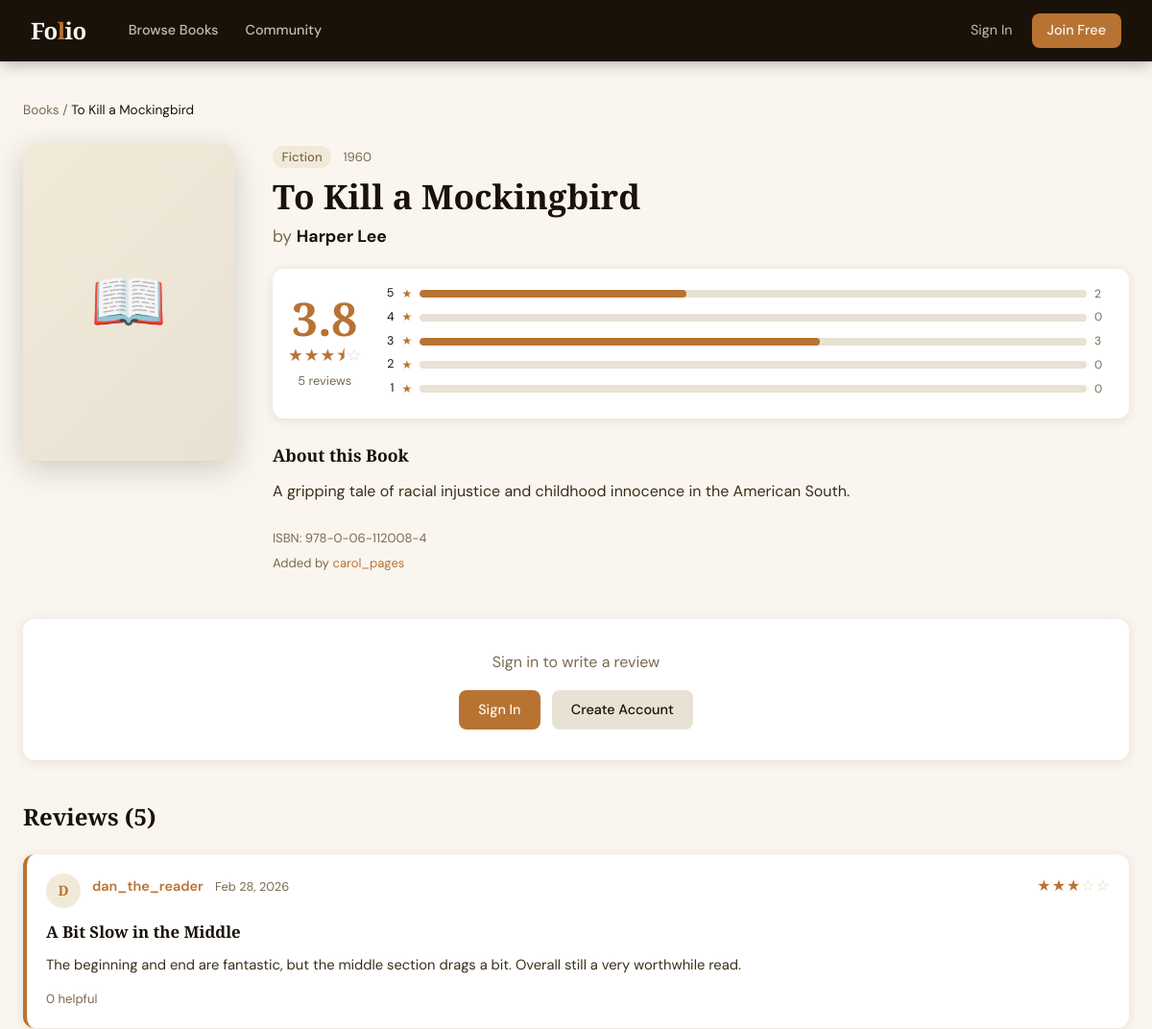
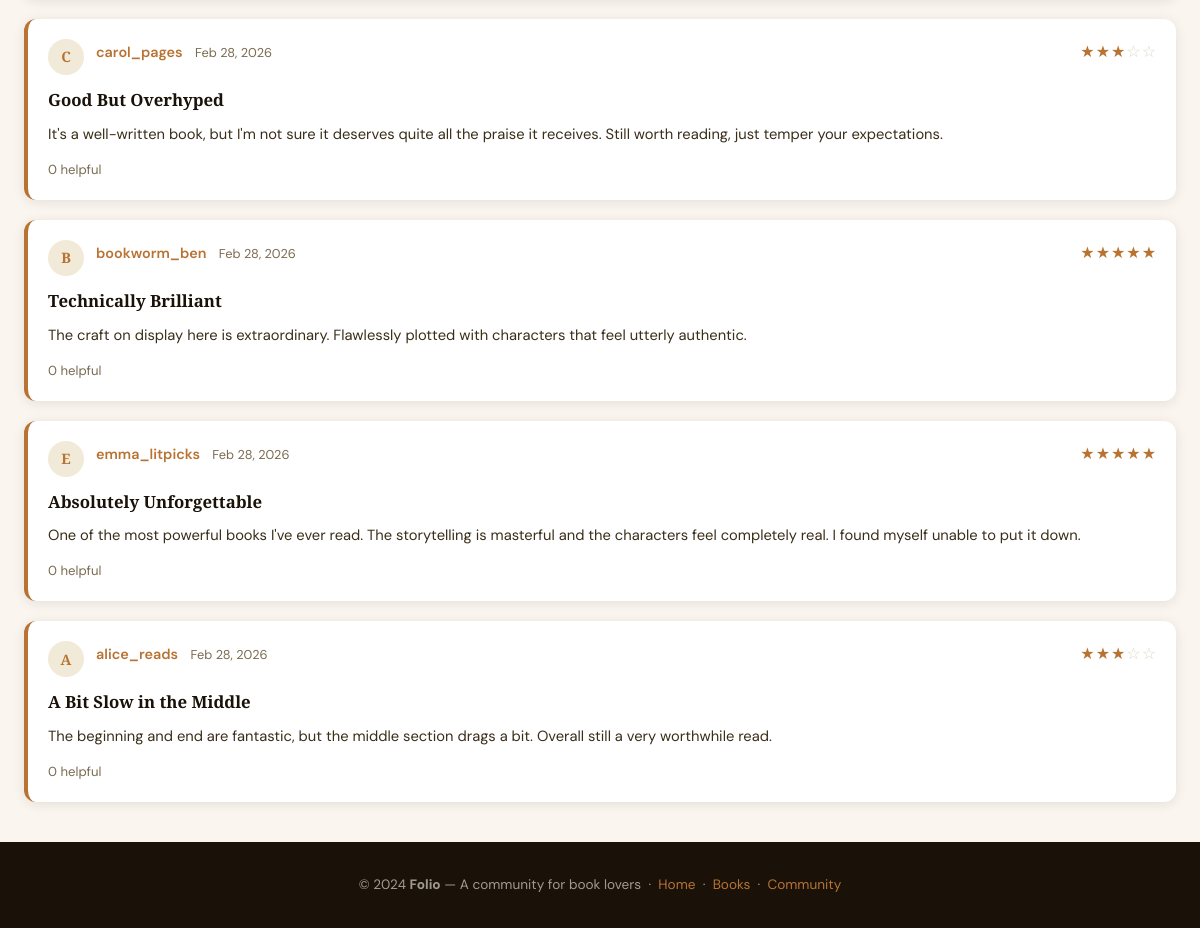
Page /books/1/ on the committed database (2 pictures, top to bottom).
### books/models.py (models this page shows, shortened)
class Book(models.Model):
    title = models.CharField(max_length=255)
    author = models.CharField(max_length=255)
    genre = models.CharField(max_length=50, choices=GENRE_CHOICES, default='fiction')
    description = models.TextField(blank=True)
    cover_image = models.ImageField(upload_to='covers/', blank=True, null=True)
    published_year = models.PositiveIntegerField(blank=True, null=True)
    isbn = models.CharField(max_length=20, blank=True)
    added_by = models.ForeignKey(User, on_delete=models.SET_NULL, null=True, related_name='added_books')
    created_at = models.DateTimeField(auto_now_add=True)
    class Meta:
        ordering = ['-created_at']
    @property
    def average_rating(self):
        reviews = self.reviews.all()
        if reviews.exists():
            return round(sum(r.rating for r in reviews) / reviews.count(), 1)
        return None
    @property
    def review_count(self):
        return self.reviews.count()
    @property
    def star_display(self):
        avg = self.average_rating
        if avg is None:
            return []
        full = int(avg)
        half = 1 if avg - full >= 0.5 else 0
        empty = 5 - full - half
        return ['full'] * full + ['half'] * half + ['empty'] * empty

class Review(models.Model):
    book = models.ForeignKey(Book, on_delete=models.CASCADE, related_name='reviews')
    user = models.ForeignKey(User, on_delete=models.CASCADE, related_name='reviews')
    rating = models.IntegerField(validators=[MinValueValidator(1), MaxValueValidator(5)])
    title = models.CharField(max_length=200)
    body = models.TextField()
    created_at = models.DateTimeField(auto_now_add=True)
    updated_at = models.DateTimeField(auto_now=True)
    likes = models.ManyToManyField(User, related_name='liked_reviews', blank=True)
    class Meta:
        ordering = ['-created_at']
        unique_together = ['book', 'user']
    @property
    def like_count(self):
        return self.likes.count()

### books/views.py (the view)
# urls.py: path('books/<int:pk>/', views.book_detail, name='book_detail'),
def book_detail(request, pk):
    book = get_object_or_404(Book, pk=pk)
    reviews = book.reviews.select_related('user').all()
    user_review = None
    reading_status = None
    if request.user.is_authenticated:
        user_review = reviews.filter(user=request.user).first()
        entry = ReadingList.objects.filter(user=request.user, book=book).first()
        reading_status = entry.status if entry else None
    review_form = ReviewForm(instance=user_review) if request.user.is_authenticated else None
    rating_breakdown = {}
    for i in range(1, 6):
        count = reviews.filter(rating=i).count()
        rating_breakdown[i] = {
            'count': count,
            'pct': round(count / reviews.count() * 100) if reviews.count() else 0,
        }
    return render(request, 'books/book_detail.html', {
        'book': book,
        'reviews': reviews,
        'user_review': user_review,
        'review_form': review_form,
        'rating_breakdown': rating_breakdown,
        'reading_status': reading_status,
    })

### templates/books/book_detail.html (shortened to what this page needs)
{% extends "base.html" %}
{% block content %}
<div class="breadcrumb">
  <a href="{% url 'book_list' %}">Books</a> /
  <span>{{ book.title }}</span>
</div>
<div style="display:grid;grid-template-columns:220px 1fr;gap:2.5rem;margin-bottom:3rem;align-items:start;">
  <div>
    <div style="border-radius:12px;overflow:hidden;box-shadow:0 8px 32px rgba(0,0,0,0.18);aspect-ratio:2/3;background:var(--cream);">
      {% if book.cover_image %}
        <img src="{{ book.cover_image.url }}" alt="{{ book.title }}" style="width:100%;height:100%;object-fit:cover;">
      {% else %}
        <div style="width:100%;height:100%;display:flex;align-items:center;justify-content:center;font-size:4rem;background:linear-gradient(135deg,var(--cream),var(--mist));">📖</div>
      {% endif %}
    </div>
  </div>
  <div>
    <div style="margin-bottom:0.5rem;">
      <span class="genre-badge" style="font-size:0.82rem;">{{ book.get_genre_display }}</span>
      {% if book.published_year %}
      <span style="font-size:0.82rem;color:var(--text-muted);margin-left:0.5rem;">{{ book.published_year }}</span>
      {% endif %}
    </div>
    <h1 style="font-family:'Playfair Display',serif;font-size:2.2rem;font-weight:900;line-height:1.2;margin-bottom:0.4rem;">{{ book.title }}</h1>
    <p style="font-size:1.1rem;color:var(--text-muted);margin-bottom:1.25rem;">by <strong style="color:var(--ink);">{{ book.author }}</strong></p>
    <div style="display:flex;align-items:center;gap:1.5rem;margin-bottom:1.5rem;padding:1rem;background:#fff;border-radius:12px;box-shadow:var(--shadow);">
      {% if book.average_rating %}
      <div style="text-align:center;">
        <div style="font-family:'Playfair Display',serif;font-size:3rem;font-weight:900;color:var(--amber);line-height:1;">{{ book.average_rating }}</div>
        <div class="stars" style="font-size:1.1rem;">
          {% for star in book.star_display %}
            <span class="star-{{ star }}"></span>
          {% endfor %}
        </div>
        <div style="font-size:0.8rem;color:var(--text-muted);margin-top:0.2rem;">{{ book.review_count }} review{{ book.review_count|pluralize }}</div>
      </div>
      <div style="flex:1;">
        {% for score, data in rating_breakdown.items reversed %}
        <div style="display:flex;align-items:center;gap:0.5rem;margin-bottom:0.3rem;">
          <span style="font-size:0.78rem;width:10px;text-align:right;">{{ score }}</span>
          <span style="font-size:0.75rem;color:var(--amber);">★</span>
          <div class="progress-bar-wrap" style="flex:1;">
            <div class="progress-bar-fill" style="width:{{ data.pct }}%;"></div>
          </div>
          <span style="font-size:0.75rem;color:var(--text-muted);width:20px;">{{ data.count }}</span>
        </div>
        {% endfor %}
      </div>
      {% else %}
      <p style="color:var(--text-muted);font-size:0.9rem;">No ratings yet. Be the first to review!</p>
      {% endif %}
    </div>
    {% if book.description %}
    <h3 style="font-family:'Playfair Display',serif;font-size:1.1rem;margin-bottom:0.6rem;">About this Book</h3>
    <p style="color:#3a2e1a;line-height:1.8;margin-bottom:1.5rem;">{{ book.description }}</p>
    {% endif %}
    {% if book.isbn %}
    <p style="font-size:0.82rem;color:var(--text-muted);">ISBN: {{ book.isbn }}</p>
    {% endif %}
    {% if book.added_by %}
    <p style="font-size:0.82rem;color:var(--text-muted);margin-top:0.3rem;">Added by <a href="{% url 'profile' book.added_by.username %}">{{ book.added_by.username }}</a></p>
    {% endif %}
  </div>
</div>
{% if user.is_authenticated %}
<div id="write-review" style="background:#fff;border-radius:12px;padding:1.75rem;box-shadow:var(--shadow);margin-bottom:2.5rem;">
  <h2 style="font-family:'Playfair Display',serif;font-size:1.3rem;margin-bottom:1.25rem;">
    {% if user_review %}Edit Your Review{% else %}Write a Review{% endif %}
  </h2>
  <form method="POST" action="{% url 'review_submit' book.pk %}">
    {% csrf_token %}
    <div class="form-group">
      <label>Your Rating</label>
      <div class="star-rating-widget">
        {% for value, label in review_form.rating.field.choices %}
        <input type="radio" name="rating" id="star{{ value }}" value="{{ value }}" {% if review_form.rating.value == value|stringformat:"s" %}checked{% elif user_review and user_review.rating == value %}checked{% endif %}>
        <label for="star{{ value }}" title="{{ value }} star{{ value|pluralize }}">★</label>
        {% endfor %}
      </div>
      {% if review_form.rating.errors %}<ul class="errorlist">{% for e in review_form.rating.errors %}<li>{{ e }}</li>{% endfor %}</ul>{% endif %}
    </div>
    <div class="form-group">
      <label for="{{ review_form.title.id_for_label }}">Review Title</label>
      {{ review_form.title }}
      {% if review_form.title.errors %}<ul class="errorlist">{% for e in review_form.title.errors %}<li>{{ e }}</li>{% endfor %}</ul>{% endif %}
    </div>
    <div class="form-group">
      <label for="{{ review_form.body.id_for_label }}">Your Review</label>
      {{ review_form.body }}
      {% if review_form.body.errors %}<ul class="errorlist">{% for e in review_form.body.errors %}<li>{{ e }}</li>{% endfor %}</ul>{% endif %}
    </div>
    <div style="display:flex;gap:0.75rem;">
      <button type="submit" class="btn btn-primary">{% if user_review %}Update Review{% else %}Post Review{% endif %}</button>
      {% if user_review %}
      <a href="{% url 'review_delete' user_review.pk %}" class="btn btn-danger" onclick="return confirm('Delete your review?')">Delete</a>
      {% endif %}
    </div>
  </form>
</div>
{% else %}
<div style="text-align:center;padding:2rem;background:#fff;border-radius:12px;box-shadow:var(--shadow);margin-bottom:2.5rem;">
  <p style="margin-bottom:1rem;color:var(--text-muted);">Sign in to write a review</p>
  <a href="{% url 'login' %}?next={{ request.path }}" class="btn btn-primary">Sign In</a>
  <a href="{% url 'register' %}" class="btn btn-secondary" style="margin-left:0.5rem;">Create Account</a>
</div>
{% endif %}
<section>
  <div class="section-title">Reviews ({{ book.review_count }})</div>
  {% if reviews %}
  <div style="display:flex;flex-direction:column;gap:1.25rem;">
    {% for review in reviews %}
    <div class="review-card" id="review-{{ review.pk }}">
      <div class="review-card-header">
        <div class="avatar avatar-sm" style="flex-shrink:0;">{{ review.user.username|first|upper }}</div>
        <div class="review-card-meta" style="flex:1;">
          <div style="display:flex;align-items:center;justify-content:space-between;flex-wrap:wrap;gap:0.5rem;">
            <div>
              <a href="{% url 'profile' review.user.username %}" class="review-card-user">{{ review.user.username }}</a>
              <span style="font-size:0.8rem;color:var(--text-muted);margin-left:0.5rem;">{{ review.created_at|date:"M j, Y" }}</span>
            </div>
            <div class="stars" style="font-size:1rem;">
              {% for i in "12345" %}
                {% if forloop.counter <= review.rating %}
                  <span class="star-full"></span>
                {% else %}
                  <span class="star-empty"></span>
                {% endif %}
              {% endfor %}
            </div>
          </div>
        </div>
      </div>
      <div class="review-card-title">{{ review.title }}</div>
      <div class="review-card-body">{{ review.body }}</div>
      <div style="margin-top:0.75rem;display:flex;align-items:center;gap:0.75rem;">
        <span style="font-size:0.82rem;color:var(--text-muted);">{{ review.like_count }} helpful</span>
      </div>
    </div>
    {% endfor %}
  </div>
  {% else %}
  <div class="empty-state">
    <div class="empty-icon">💬</div>
    <p>No reviews yet. Be the first!</p>
  </div>
  {% endif %}
</section>
{% endblock %}

### templates/base.html (style rules this page uses)
:root { --ink: #1a1208; --paper: #faf6ef; --cream: #f2ead8; --amber: #b87333; --amber-hover: #c8852a; --burgundy: #6d2323; --sage: #4a5e3a; --mist: #e8e2d4; --text-muted: #7a6a50; --border: #ddd6c4; --shadow: 0 2px 12px rgba(26,18,8,0.10); --shadow-lg: 0 8px 32px rgba(26,18,8,0.14); --radius: 8px; }
* { margin:0;padding:0;box-sizing:border-box; }
body { font-family:'DM Sans',sans-serif;background:var(--paper);color:var(--ink);line-height:1.6;min-height:100vh;display:flex;flex-direction:column; }
a { color:var(--amber);text-decoration:none; }
.btn { display:inline-flex;align-items:center;gap:0.4rem;padding:0.55rem 1.25rem;border-radius:var(--radius);font-size:0.9rem;font-weight:500;cursor:pointer;border:none;transition:all 0.2s;text-decoration:none;font-family:inherit; }
.btn-primary { background:var(--amber);color:var(--paper); }
.btn-secondary { background:var(--mist);color:var(--ink); }
.genre-badge { background:var(--cream);color:var(--text-muted);padding:0.2rem 0.6rem;border-radius:20px;font-size:0.75rem;font-weight:500; }
.stars { display:inline-flex;gap:1px;color:var(--amber); }
.stars .star-empty { color:var(--border); }
.star-full::before { content:'★'; }
.star-half::before { content:'⯨'; }
.star-empty::before { content:'☆'; }
.avatar { width:48px;height:48px;border-radius:50%;object-fit:cover;background:var(--cream);display:flex;align-items:center;justify-content:center;font-family:'Playfair Display',serif;font-weight:700;font-size:1.1rem;color:var(--amber); }
.avatar-sm { width:36px;height:36px;font-size:0.9rem; }
.section-title { font-family:'Playfair Display',serif;font-size:1.5rem;font-weight:700;margin-bottom:1.25rem;display:flex;align-items:center;justify-content:space-between; }
.review-card { background:#fff;border-radius:12px;padding:1.25rem;box-shadow:var(--shadow);border-left:4px solid var(--amber); }
.review-card-header { display:flex;align-items:flex-start;gap:0.75rem;margin-bottom:0.75rem; }
.review-card-meta { flex:1; }
.review-card-user { font-weight:600;font-size:0.9rem; }
.review-card-title { font-family:'Playfair Display',serif;font-weight:700;font-size:1.05rem;margin-bottom:0.5rem; }
.review-card-body { color:#3a2e1a;font-size:0.92rem;line-height:1.7; }
.progress-bar-wrap { height:8px;background:var(--mist);border-radius:4px;overflow:hidden; }
.progress-bar-fill { height:100%;background:var(--amber);border-radius:4px; }
.breadcrumb { font-size:0.85rem;color:var(--text-muted);margin-bottom:1.5rem; }
.breadcrumb a { color:var(--text-muted); }
.breadcrumb span { color:var(--ink); }

### rows in the picture
Book: title "To Kill a Mockingbird", genre "Fiction", published_year "1960", author "Harper Lee", average_rating "3.8", review_count "5", description "A gripping tale of racial injustice and childhood innocence in the American South.", isbn "978-0-06-112008-4", added_by.username "carol_pages"
Review: user.username|first "D", user.username "dan_the_reader", created_at "Feb 28, 2026", title "A Bit Slow in the Middle", body "The beginning and end are fantastic, but the middle section drags a bit. Overall still a very worthwhile read.", like_count "0"
Review: user.username|first "C", user.username "carol_pages", created_at "Feb 28, 2026", title "Good But Overhyped", body "It's a well-written book, but I'm not sure it deserves quite all the praise it receives. Still worth reading, just temper your expectations.", like_count "0"
Review: user.username|first "B", user.username "bookworm_ben", created_at "Feb 28, 2026", title "Technically Brilliant", body "The craft on display here is extraordinary. Flawlessly plotted with characters that feel utterly authentic.", like_count "0"
Review: user.username|first "E", user.username "emma_litpicks", created_at "Feb 28, 2026", title "Absolutely Unforgettable", body "One of the most powerful books I've ever read. The storytelling is masterful and the characters feel completely real. I found myself unable to put it down.", like_count "0"
Review: user.username|first "A", user.username "alice_reads", created_at "Feb 28, 2026", title "A Bit Slow in the Middle", body "The beginning and end are fantastic, but the middle section drags a bit. Overall still a very worthwhile read.", like_count "0"

### other values in the picture
{{ score }} "5" "4" "3" "2" "1"
{{ data.count }} "2" "0" "3" "0" "0"
